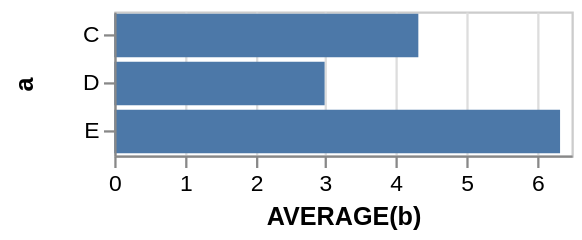

This figure's Vega-Lite source:
### Vega specification from a JSON file in a GitHub repository (floating-point values rounded to 4 significant figures)
{"$schema": "https://vega.github.io/schema/vega/v3.0.json", "autosize": "pad", "padding": 5, "style": "cell", "data": [{"name": "source_0", "values": [{"a": "C", "b": 2}, {"a": "C", "b": 7}, {"a": "C", "b": 4}, {"a": "D", "b": 1}, {"a": "D", "b": 2}, {"a": "D", "b": 6}, {"a": "E", "b": 8}, {"a": "E", "b": 4}, {"a": "E", "b": 7}]}, {"name": "data_0", "source": "source_0", "transform": [{"type": "formula", "expr": "toNumber(datum[\"b\"])", "as": "b"}, {"type": "aggregate", "groupby": ["a"], "ops": ["average"], "fields": ["b"], "as": ["average_b"]}]}], "signals": [{"name": "width", "update": "200"}, {"name": "y_step", "value": 21}, {"name": "height", "update": "bandspace(domain('y').length, 0.1, 0.05) * y_step"}], "marks": [{"name": "marks", "type": "rect", "role": "bar", "style": ["bar"], "from": {"data": "data_0"}, "encode": {"update": {"x": {"scale": "x", "field": "average_b"}, "x2": {"scale": "x", "value": 0}, "y": {"scale": "y", "field": "a"}, "height": {"scale": "y", "band": true}, "fill": {"value": "#4c78a8"}}}}], "scales": [{"name": "x", "type": "linear", "domain": {"data": "data_0", "field": "average_b"}, "range": [0, {"signal": "width"}], "round": true, "nice": true, "zero": true}, {"name": "y", "type": "band", "domain": {"data": "data_0", "field": "a", "sort": true}, "range": {"step": {"signal": "y_step"}}, "round": true, "paddingInner": 0.1, "paddingOuter": 0.05}], "axes": [{"scale": "x", "labelOverlap": true, "orient": "bottom", "tickCount": {"signal": "ceil(width/40)"}, "title": "AVERAGE(b)", "zindex": 1}, {"scale": "x", "domain": false, "grid": true, "labels": false, "maxExtent": 0, "minExtent": 0, "orient": "bottom", "tickCount": {"signal": "ceil(width/40)"}, "ticks": false, "zindex": 0, "gridScale": "y"}, {"scale": "y", "orient": "left", "title": "a", "zindex": 1}], "config": {"axis": {"domainColor": "#888", "tickColor": "#888"}, "axisY": {"minExtent": 30}, "style": {"cell": {"fill": "transparent", "stroke": "#ccc"}}}}
